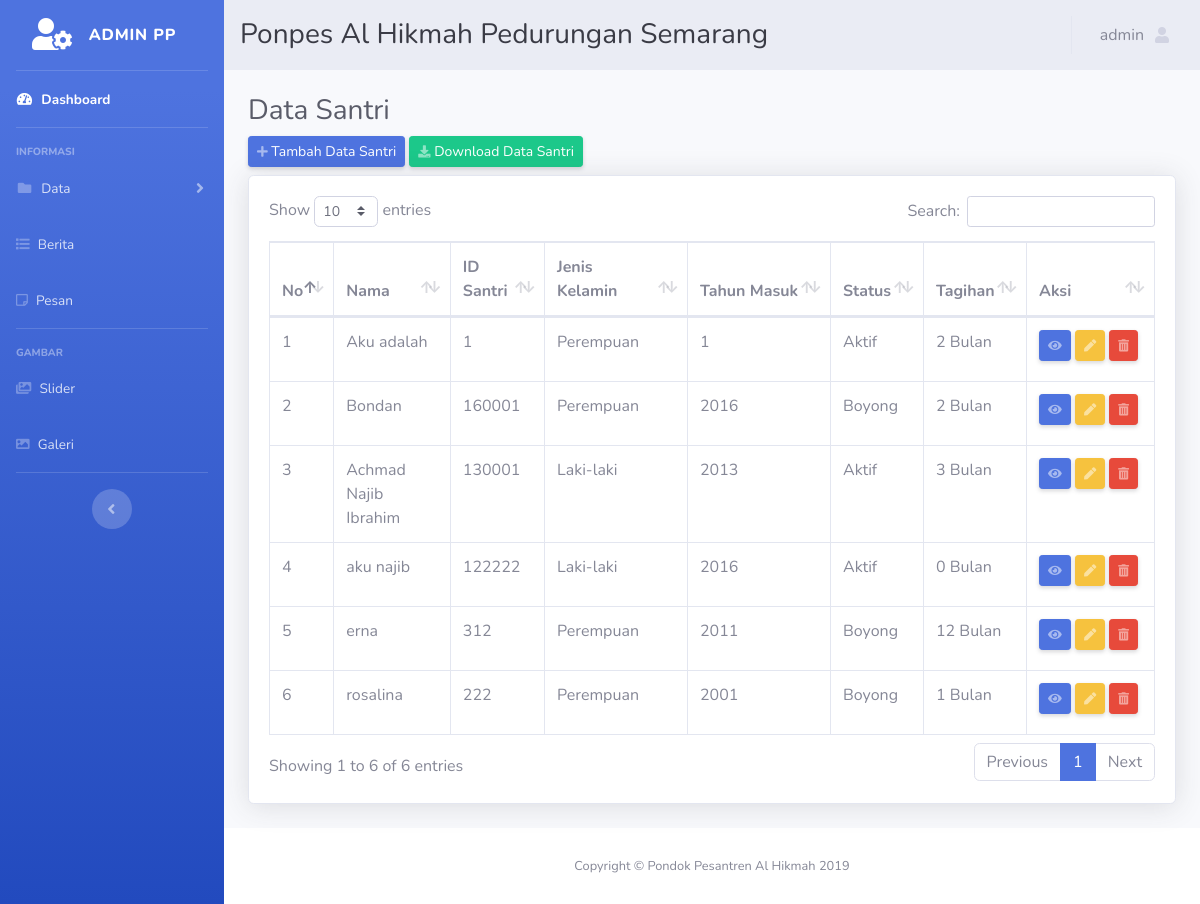
The app's page /Admin/index.php?halaman=datasantri (signed in) with its own data.
### tables this page shows
CREATE TABLE `santri` (
  `id_no` int(5) NOT NULL,
  `nama_san` varchar(30) NOT NULL,
  `id_san` int(10) NOT NULL,
  `tempat_san` text NOT NULL,
  `tanggal_san` date NOT NULL,
  `jkel_san` varchar(11) NOT NULL,
  `tahun_san` int(4) NOT NULL,
  `alamat_san` varchar(150) NOT NULL,
  `status_san` varchar(20) NOT NULL,
  `tagihan_san` int(11) NOT NULL,
  `total_san` int(20) NOT NULL
);

### Admin/datasantri.php (the view, shortened to what this page needs)
<div class="container-fluid">
 <h1 class="h3 mb-2 text-gray-800">Data Santri</h1>
 <a href="?halaman=tambahsantri" class="mb-2 btn btn-sm btn-primary shadow-sm"><i class="fas fa-plus fa-sm text-white-50"></i> Tambah Data Santri</a>
 <a href="export_santri.php" class="mb-2 btn btn-sm btn-success shadow-sm"><i class="fas fa-download fa-sm text-white-50"></i> Download Data Santri</a>
 <div class="card shadow mb-4">
   <div class="card-body">
     <div class="table-responsive">
       <table class="table table-bordered" id="dataTable" width="100%" cellspacing="0">
         <thead>
           <tr>
             <th width="10px">No</th>
             <th>Nama</th>
             <th>ID Santri</th>
             <th width="100px">Jenis Kelamin</th>
             <th width="100px">Tahun Masuk</th>
             <th width="50px">Status</th>
             <th width="60px">Tagihan</th>
             <th width="85px">Aksi</th>
           </tr>
         </thead>
         <?php
         include "koneksi.php";
         $mysql="SELECT * FROM santri";
         $query= mysqli_query($conn,$mysql);
         $nomor=1;
         while ($data=mysqli_fetch_array($query)) {
           ?>
             <tr>
               <td><?php echo $nomor++; ?></td>
               <td><?php echo $data['nama_san'];?></td>
               <td><?php echo $data['id_san'];?></td>
               <td><?php echo $data['jkel_san'];?></td>
               <td><?php echo $data['tahun_san'];?></td>
               <td><?php echo $data['status_san'];?></td>
               <td><?php echo $data['tagihan_san'];?> Bulan</td>
               <td>
                 <a href="?halaman=lihatsantri&id_san=<?php echo $data['id_san'];?>" class="mb-2 btn btn-sm btn-primary shadow-sm"><i class="fas fa-eye fa-sm text-white-50"></i></a>
                 <a href="?halaman=editsantri&id_san=<?php echo $data['id_san'];?>" class="mb-2 btn btn-sm btn-warning shadow-sm"><i class="fas fa-pen fa-sm text-white-50"></i></a>
                 <a href="?halaman=hapussantri&id_san=<?php echo $data['id_san'];?>" class="mb-2 btn btn-sm btn-danger shadow-sm"><i class="fas fa-trash-alt fa-sm text-white-50"></i></a>
               </td>
             </tr>
             <?php
           }
           ?>
         </table>
       </div>
     </div>
   </div>
 </div>

### records on screen
santri: nama_san "Aku adalah", id_san "1", jkel_san "Perempuan", tahun_san "1", status_san "Aktif", tagihan_san "2"
santri: nama_san "Bondan", id_san "160001", jkel_san "Perempuan", tahun_san "2016", status_san "Boyong", tagihan_san "2"
santri: nama_san "Achmad Najib Ibrahim", id_san "130001", jkel_san "Laki-laki", tahun_san "2013", status_san "Aktif", tagihan_san "3"
santri: nama_san "aku najib", id_san "122222", jkel_san "Laki-laki", tahun_san "2016", status_san "Aktif", tagihan_san "0"
santri: nama_san "erna", id_san "312", jkel_san "Perempuan", tahun_san "2011", status_san "Boyong", tagihan_san "12"
santri: nama_san "rosalina", id_san "222", jkel_san "Perempuan", tahun_san "2001", status_san "Boyong", tagihan_san "1"

### other values on screen
$_SESSION['user']['username'] "admin"
